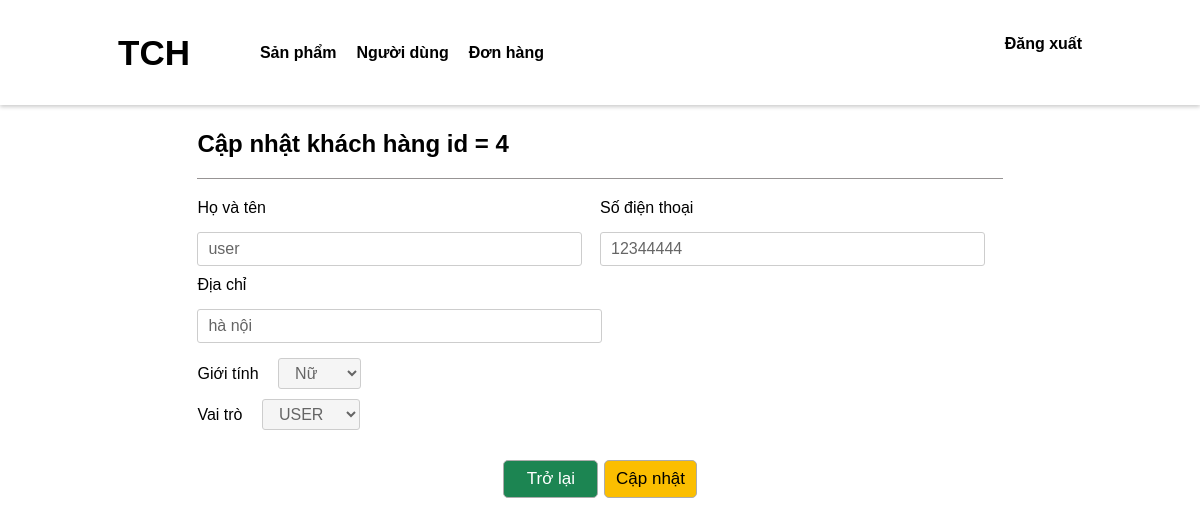
/admin/capNhat_KH.php?id=4 (signed in), run on the app's committed database.
### tables this page shows
CREATE TABLE `nguoi_dung` (
  `id` bigint NOT NULL AUTO_INCREMENT,
  `id_vai_tro` int DEFAULT NULL,
  `ho_ten` varchar(50) DEFAULT NULL,
  `gioi_tinh` varchar(50) DEFAULT NULL,
  `so_dien_thoai` varchar(50) DEFAULT NULL,
  `dia_chi` varchar(50) DEFAULT NULL,
  `ten_dang_nhap` varchar(50) DEFAULT NULL,
  `mat_khau` varchar(50) DEFAULT NULL,
  PRIMARY KEY (`id`),
  KEY `fk_nguoi_dung_vai_tro` (`id_vai_tro`),
  CONSTRAINT `fk_nguoi_dung_vai_tro` FOREIGN KEY (`id_vai_tro`) REFERENCES `vai_tro` (`id`)
);

### php/admin/getObjectById.php (called while the page is built, shortened)
<?php
function getObjectById($con, $tableName, $id)
{
    $sql = "SELECT * FROM $tableName WHERE id = ? ";
    $stmt = $con->prepare($sql);
    if ($stmt) {
        $stmt->bind_param("i", $id);
        $stmt->execute();
        $result = $stmt->get_result();
        return $result->fetch_assoc();
    }
    return null;
}

### admin/capNhat_KH.php (the view, shortened to what this page needs)
<!DOCTYPE html>
<html lang="en">
<head>
    <link rel="stylesheet" href="css/update.css">
</head>
<body>
    <?php
    require('layout/header.php');
    require('../php/admin/getObjectById.php');
    require('../php/admin/updateObjectById.php');
    $idCurrent = $_GET['id'];
    $User = getObjectById($con, 'nguoi_dung', $idCurrent);
    ?>
    <div class="update">
        <div class="title">
            <h2>Cập nhật khách hàng id = <?php echo $_GET['id'] ?></h2>
        </div>
        <div class="main">
            <form id = "formCapNhatKH" action="capNhat_KH.php" method="post">
                <div class="gr">
                    <div class="infor">
                        <label for="name">Họ và tên</label>
                        <input type="text" id = "name" name="ho_ten" value="<?php echo $User['ho_ten'] ?>" placeholder="" style="opacity: 0.6;" >
                    </div>
                    <div class="infor">
                        <label for="tel">Số điện thoại</label>
                        <input type="text" id="tel" name="so_dien_thoai" value="<?php echo $User['so_dien_thoai'] ?>" placeholder="" style="opacity: 0.6;" >
                    </div>
                </div>
                <div class="gr">
                    <div class="infor">
                        <label for="address">Địa chỉ</label>
                        <input type="text" id="address" name="dia_chi" value="<?php echo $User['dia_chi'] ?>" placeholder="" style="opacity: 0.6;" >
                    </div>
                </div>
                <div class="infor">
                    <label for="sex"> Giới tính</label>
                    <select id="sex" name="gioi_tinh" style="opacity: 0.6;" >
                        <option value="NU" <?php echo $User['gioi_tinh'] == "NU" ? "selected" : " " ?>>Nữ</option>
                    </select>
                </div>
                <div class="infor">
                    <label for="sex"> Vai trò</label>
                    <select id="sex" name="vai_tro" style="opacity: 0.6;" >
                        <option value="1" <?php echo $User['id_vai_tro'] == "1" ? "selected" : " " ?>>USER</option>
                    </select>
                </div>
                <div class="submit">
                    <a href="quanLyKH.php" style="background-color: #1C8552; color : white;">Trở lại</a>
                    <button type="submit" style="background-color: #FBBE00; color : black;">
                        Cập nhật
                    </button>
                </div>
            </form>
        </div>
    </div>
</body>
</html>

### admin/css/update.css (style rules this page uses)
.update { margin: 130px auto; height: 100vh; font-family: Arial, sans-serif; width: 68%; }
.update .title { border-bottom: 1px solid #979494; margin: 25px 0px 20px 0px; }
form { justify-content: space-between; }
.gr { display: flex; }
.infor { margin-right: 2.5%; width: 50%; position: relative; }
.infor input { margin: 15px 0; border-radius: 3px; border: 1px solid #acacac; height: 30px; width: 97%; margin-bottom: 10px; padding-left: 10px; font-size: 16px; }
.infor #sex { margin: 5px 15px; padding: 5px 12px; font-size: 16px; color: #000; border-radius: 3px; border: 1px solid #acacac; }
.submit { margin: 25px 38%; display: flex; }
.submit>button { border-radius: 5px; border: 1px solid #acacac; padding: 8px 2%; height: 37.6px; width: 100%; font-size: 17px; box-sizing: border-box; margin-left: 6px; }
.submit>a { text-align: center; text-decoration: none; border-radius: 5px; border: 1px solid #acacac; padding: 8px 5%; height: 20px; width: 85%; font-size: 17px; }

### data on the page
nguoi_dung: ho_ten "user", so_dien_thoai "12344444", dia_chi "hà nội", gioi_tinh "Nữ", vai_tro "USER"

### other printed values
$_GET['id'] "4"
